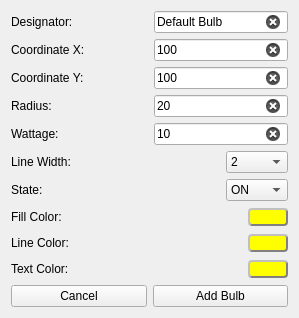
     <widget class="QWidget" name="tab">
      <attribute name="title">
       <string>Bulb</string>
      </attribute>
      <layout class="QGridLayout" name="gridLayout_3">
       <item row="0" column="0">
        <layout class="QHBoxLayout" name="horizontalLayout">
         <item>
          <widget class="QLabel" name="labelBulb_Designator">
           <property name="text">
            <string>Designator:</string>
           </property>
          </widget>
         </item>
         <item>
          <spacer name="horizontalSpacer">
           <property name="orientation">
            <enum>Qt::Horizontal</enum>
           </property>
           <property name="sizeHint" stdset="0">
            <size>
             <width>75</width>
             <height>20</height>
            </size>
           </property>
          </spacer>
         </item>
         <item>
          <widget class="QLineEdit" name="lineBulb_Designator">
           <property name="text">
            <string>Default Bulb</string>
           </property>
           <property name="maxLength">
            <number>50</number>
           </property>
           <property name="alignment">
            <set>Qt::AlignLeading|Qt::AlignLeft|Qt::AlignVCenter</set>
           </property>
           <property name="readOnly">
            <bool>false</bool>
           </property>
           <property name="clearButtonEnabled">
            <bool>true</bool>
           </property>
          </widget>
         </item>
        </layout>
       </item>
       <item row="1" column="0">
        <layout class="QHBoxLayout" name="horizontalLayout_2">
         <item>
          <widget class="QLabel" name="labelBulb_X">
           <property name="text">
            <string>Coordinate X:</string>
           </property>
          </widget>
         </item>
         <item>
          <spacer name="horizontalSpacer_2">
           <property name="orientation">
            <enum>Qt::Horizontal</enum>
           </property>
           <property name="sizeHint" stdset="0">
            <size>
             <width>60</width>
             <height>20</height>
            </size>
           </property>
          </spacer>
         </item>
         <item>
          <widget class="QLineEdit" name="lineBulb_X">
           <property name="text">
            <string>100</string>
           </property>
           <property name="maxLength">
            <number>4</number>
           </property>
           <property name="clearButtonEnabled">
            <bool>true</bool>
           </property>
          </widget>
         </item>
        </layout>
       </item>
       <item row="2" column="0">
        <layout class="QHBoxLayout" name="horizontalLayout_3">
         <item>
          <widget class="QLabel" name="labelBulb_Y">
           <property name="text">
            <string>Coordinate Y:</string>
           </property>
          </widget>
         </item>
         <item>
          <spacer name="horizontalSpacer_3">
           <property name="orientation">
            <enum>Qt::Horizontal</enum>
           </property>
           <property name="sizeHint" stdset="0">
            <size>
             <width>60</width>
             <height>20</height>
            </size>
           </property>
          </spacer>
         </item>
         <item>
          <widget class="QLineEdit" name="lineBulb_Y">
           <property name="text">
            <string>100</string>
           </property>
           <property name="maxLength">
            <number>4</number>
           </property>
           <property name="clearButtonEnabled">
            <bool>true</bool>
           </property>
          </widget>
         </item>
        </layout>
       </item>
       <item row="3" column="0">
        <layout class="QHBoxLayout" name="horizontalLayout_5">
         <item>
          <widget class="QLabel" name="labelBulb_Radius">
           <property name="text">
            <string>Radius:</string>
           </property>
          </widget>
         </item>
         <item>
          <spacer name="horizontalSpacer_5">
           <property name="orientation">
            <enum>Qt::Horizontal</enum>
           </property>
           <property name="sizeHint" stdset="0">
            <size>
             <width>90</width>
             <height>20</height>
            </size>
           </property>
          </spacer>
         </item>
         <item>
          <widget class="QLineEdit" name="lineBulb_Radius">
           <property name="text">
            <string>20</string>
           </property>
           <property name="maxLength">
            <number>3</number>
           </property>
           <property name="clearButtonEnabled">
            <bool>true</bool>
           </property>
          </widget>
         </item>
        </layout>
       </item>
       <item row="4" column="0">
        <layout class="QHBoxLayout" name="horizontalLayout_6">
         <item>
          <widget class="QLabel" name="labelBulb_Wattage">
           <property name="text">
            <string>Wattage:</string>
           </property>
          </widget>
         </item>
         <item>
          <spacer name="horizontalSpacer_6">
           <property name="orientation">
            <enum>Qt::Horizontal</enum>
           </property>
           <property name="sizeHint" stdset="0">
            <size>
             <width>80</width>
             <height>20</height>
            </size>
           </property>
          </spacer>
         </item>
         <item>
          <widget class="QLineEdit" name="lineBulb_Wattage">
           <property name="text">
            <string>10</string>
           </property>
           <property name="maxLength">
            <number>5</number>
           </property>
           <property name="clearButtonEnabled">
            <bool>true</bool>
           </property>
          </widget>
         </item>
        </layout>
       </item>
       <item row="5" column="0">
        <layout class="QHBoxLayout" name="horizontalLayout_4">
         <item>
          <widget class="QLabel" name="labelBulb_LineWidth">
           <property name="text">
            <string>Line Width: </string>
           </property>
          </widget>
         </item>
         <item>
          <spacer name="horizontalSpacer_4">
           <property name="orientation">
            <enum>Qt::Horizontal</enum>
           </property>
           <property name="sizeHint" stdset="0">
            <size>
             <width>40</width>
             <height>20</height>
            </size>
           </property>
          </spacer>
         </item>
         <item>
          <widget class="QComboBox" name="comboBulb_LineWidth">
           <property name="cursor">
            <cursorShape>PointingHandCursor</cursorShape>
           </property>
           <property name="editable">
            <bool>false</bool>
           </property>
           <property name="currentText">
            <string>2</string>
           </property>
           <property name="currentIndex">
            <number>1</number>
           </property>
           <property name="maxVisibleItems">
            <number>10</number>
           </property>
           <property name="insertPolicy">
            <enum>QComboBox::NoInsert</enum>
           </property>
           <property name="sizeAdjustPolicy">
            <enum>QComboBox::AdjustToMinimumContentsLength</enum>
           </property>
           <property name="minimumContentsLength">
            <number>4</number>
           </property>
           <item>
            <property name="text">
             <string>1</string>
            </property>
           </item>
           <item>
            <property name="text">
             <string>2</string>
            </property>
           </item>
           <item>
            <property name="text">
             <string>3</string>
            </property>
           </item>
           <item>
            <property name="text">
             <string>4</string>
            </property>
           </item>
           <item>
            <property name="text">
             <string>5</string>
            </property>
           </item>
           <item>
            <property name="text">
             <string>6</string>
            </property>
           </item>
           <item>
            <property name="text">
             <string>7</string>
            </property>
           </item>
           <item>
            <property name="text">
             <string>8</string>
            </property>
           </item>
           <item>
            <property name="text">
             <string>9</string>
            </property>
           </item>
           <item>
            <property name="text">
             <string>10</string>
            </property>
           </item>
          </widget>
         </item>
        </layout>
       </item>
       <item row="6" column="0">
        <layout class="QHBoxLayout" name="horizontalLayout_7">
         <item>
          <widget class="QLabel" name="labelBulb_State">
           <property name="text">
            <string>State:</string>
           </property>
          </widget>
         </item>
         <item>
          <spacer name="horizontalSpacer_7">
           <property name="orientation">
            <enum>Qt::Horizontal</enum>
           </property>
           <property name="sizeHint" stdset="0">
            <size>
             <width>100</width>
             <height>20</height>
            </size>
           </property>
          </spacer>
         </item>
         <item>
          <widget class="QComboBox" name="comboBulb_State">
           <property name="maxVisibleItems">
            <number>2</number>
           </property>
           <property name="insertPolicy">
            <enum>QComboBox::NoInsert</enum>
           </property>
           <property name="sizeAdjustPolicy">
            <enum>QComboBox::AdjustToMinimumContentsLength</enum>
           </property>
           <property name="minimumContentsLength">
            <number>4</number>
           </property>
           <item>
            <property name="text">
             <string>ON</string>
            </property>
           </item>
           <item>
            <property name="text">
             <string>OFF</string>
            </property>
           </item>
          </widget>
         </item>
        </layout>
       </item>
       <item row="7" column="0">
        <layout class="QHBoxLayout" name="horizontalLayout_31">
         <item>
          <widget class="QLabel" name="labelBulb_fillColor">
           <property name="text">
            <string>Fill Color:</string>
           </property>
          </widget>
         </item>
         <item>
          <spacer name="horizontalSpacer_14">
           <property name="orientation">
            <enum>Qt::Horizontal</enum>
           </property>
           <property name="sizeHint" stdset="0">
            <size>
             <width>40</width>
             <height>20</height>
            </size>
           </property>
          </spacer>
         </item>
         <item>
          <widget class="QPushButton" name="fillColorButton_bulb">
           <property name="minimumSize">
            <size>
             <width>40</width>
             <height>0</height>
            </size>
           </property>
           <property name="styleSheet">
            <string notr="true">    	background-color: rgb(255,255,0);
    	border-style: outset;
	border-radius: 4px;
    	border-width: 2px;
    	border-color: gray;</string>
           </property>
           <property name="text">
            <string/>
           </property>
           <property name="autoDefault">
            <bool>false</bool>
           </property>
          </widget>
         </item>
        </layout>
       </item>
       <item row="8" column="0">
        <layout class="QHBoxLayout" name="horizontalLayout_32">
         <item>
          <widget class="QLabel" name="labelBulb_lineColor">
           <property name="text">
            <string>Line Color:</string>
           </property>
          </widget>
         </item>
         <item>
          <spacer name="horizontalSpacer_28">
           <property name="orientation">
            <enum>Qt::Horizontal</enum>
           </property>
           <property name="sizeHint" stdset="0">
            <size>
             <width>40</width>
             <height>20</height>
            </size>
           </property>
          </spacer>
         </item>
         <item>
          <widget class="QPushButton" name="lineColorButton_bulb">
           <property name="minimumSize">
            <size>
             <width>40</width>
             <height>0</height>
            </size>
           </property>
           <property name="styleSheet">
            <string notr="true">    	background-color: rgb(255,255,0);
    	border-style: outset;
	border-radius: 4px;
    	border-width: 2px;
    	border-color: gray;</string>
           </property>
           <property name="text">
            <string/>
           </property>
           <property name="autoDefault">
            <bool>false</bool>
           </property>
          </widget>
         </item>
        </layout>
       </item>
       <item row="9" column="0">
        <layout class="QHBoxLayout" name="horizontalLayout_33">
         <item>
          <widget class="QLabel" name="labelBulb_textColor">
           <property name="text">
            <string>Text Color:</string>
           </property>
          </widget>
         </item>
         <item>
          <spacer name="horizontalSpacer_29">
           <property name="orientation">
            <enum>Qt::Horizontal</enum>
           </property>
           <property name="sizeHint" stdset="0">
            <size>
             <width>40</width>
             <height>20</height>
            </size>
           </property>
          </spacer>
         </item>
         <item>
          <widget class="QPushButton" name="textColorButton_bulb">
           <property name="minimumSize">
            <size>
             <width>40</width>
             <height>0</height>
            </size>
           </property>
           <property name="styleSheet">
            <string notr="true">    	background-color: rgb(255,255,0);
    	border-style: outset;
	border-radius: 4px;
    	border-width: 2px;
 	border-color: gray;</string>
           </property>
           <property name="text">
            <string/>
           </property>
           <property name="autoDefault">
            <bool>false</bool>
           </property>
          </widget>
         </item>
        </layout>
       </item>
       <item row="10" column="0">
        <layout class="QHBoxLayout" name="horizontalLayout_30">
         <item>
          <widget class="QPushButton" name="CancelBulb">
           <property name="text">
            <string>Cancel</string>
           </property>
           <property name="autoDefault">
            <bool>false</bool>
           </property>
          </widget>
         </item>
         <item>
          <widget class="QPushButton" name="AddBulb">
           <property name="enabled">
            <bool>true</bool>
           </property>
           <property name="accessibleName">
            <string/>
           </property>
           <property name="inputMethodHints">
            <set>Qt::ImhNone</set>
           </property>
           <property name="text">
            <string>Add Bulb</string>
           </property>
           <property name="checkable">
            <bool>false</bool>
           </property>
           <property name="autoDefault">
            <bool>true</bool>
           </property>
           <property name="default">
            <bool>false</bool>
           </property>
           <property name="flat">
            <bool>false</bool>
           </property>
          </widget>
         </item>
        </layout>
       </item>
      </layout>
     </widget>
